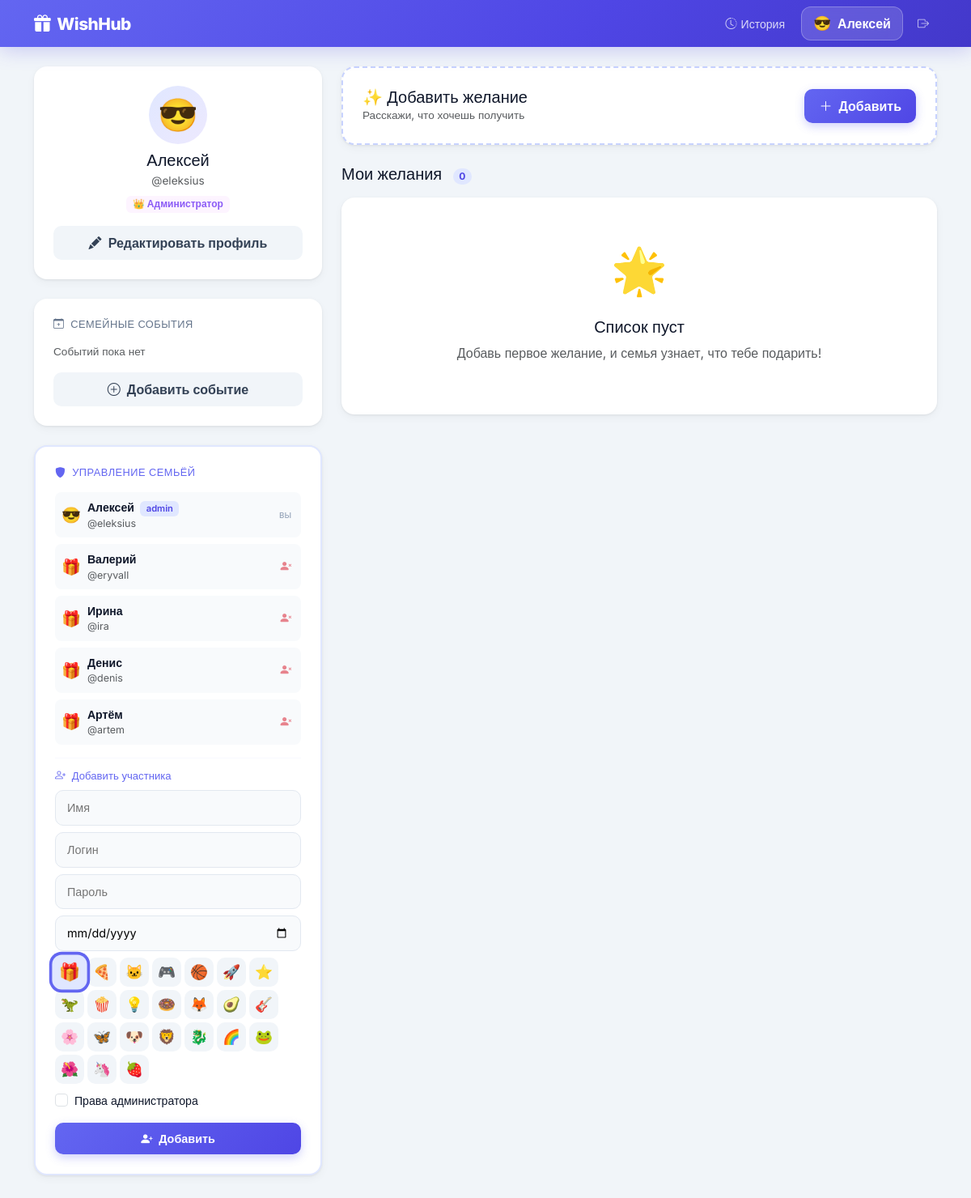
/my_wishlist (signed in), run on an earlier commit of the app's database.
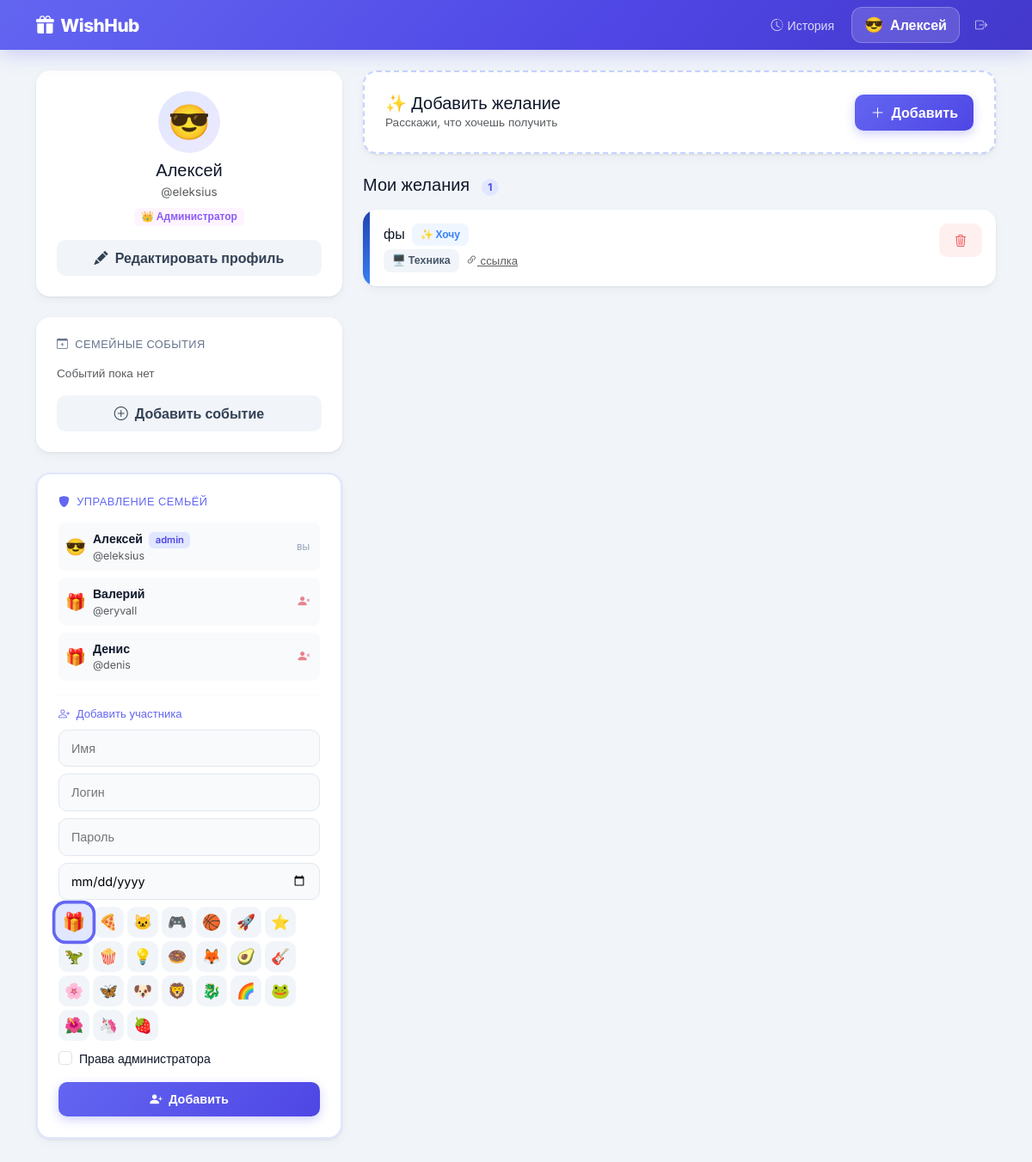
And on a later commit of the database.
### app.py (models this page shows)
class User(UserMixin, db.Model):
    id            = db.Column(db.Integer, primary_key=True)
    username      = db.Column(db.String(50), unique=True, nullable=False)
    password_hash = db.Column(db.String(255), nullable=False)
    name          = db.Column(db.String(50), nullable=False)
    is_admin      = db.Column(db.Boolean, default=False)
    birthday      = db.Column(db.Date, nullable=True)
    emoji         = db.Column(db.String(10), default='🎁')
    wishes        = db.relationship('WishItem', backref='owner', lazy=True, foreign_keys='WishItem.user_id')

class WishItem(db.Model):
    id           = db.Column(db.Integer, primary_key=True)
    title        = db.Column(db.String(100), nullable=False)
    description  = db.Column(db.Text, nullable=True)
    link         = db.Column(db.String(500), nullable=True)
    image_url    = db.Column(db.String(500), nullable=True)
    price        = db.Column(db.Float, nullable=True)
    category     = db.Column(db.String(20), default='other')
    priority     = db.Column(db.String(20), default='medium')
    user_id      = db.Column(db.Integer, db.ForeignKey('user.id'), nullable=False)
    booked_by_id = db.Column(db.Integer, db.ForeignKey('user.id'), nullable=True)
    is_purchased = db.Column(db.Boolean, default=False)
    purchased_at = db.Column(db.DateTime, nullable=True)
    created_at   = db.Column(db.DateTime, default=datetime.utcnow)
    booked_by    = db.relationship('User', foreign_keys=[booked_by_id])

### app.py (the view, shortened to what this page needs)
@app.route('/my_wishlist', methods=['GET', 'POST'])
@login_required
def my_wishlist():
    wishes = WishItem.query.filter_by(user_id=current_user.id, is_purchased=False).order_by(WishItem.created_at.desc()).all()
    family_events = FamilyEvent.query.all()
    return render_template('my_wishlist.html', wishes=wishes, emojis=EMOJIS,
                           categories=CATEGORIES, category_map=CATEGORY_MAP,
                           family_events=family_events, event_icons=EVENT_ICONS)

### app.py (called while the page is built)
@login_manager.user_loader
def load_user(user_id):
    return db.session.get(User, int(user_id))

### templates/my_wishlist.html (shortened to what the changed rows need)
{% extends "base.html" %}
{% block content %}
<div class="row g-4">
<div class="col-lg-4">
  <div class="card-w p-4 mb-4">
    <div class="text-center mb-3">
      <div class="d-inline-flex align-items-center justify-content-center rounded-circle mb-2"
           style="width:72px;height:72px;font-size:2.5rem;background:linear-gradient(135deg,#e0e7ff,#ede9fe)">
        {{ current_user.emoji }}
      </div>
      <h5 class="fw-800 mb-0">{{ current_user.name }}</h5>
      <span class="text-muted" style="font-size:.85rem">@{{ current_user.username }}</span>
      {% if current_user.is_admin %}
      <div class="mt-1"><span class="badge" style="background:#fdf4ff;color:#8b5cf6">👑 Администратор</span></div>
      {% endif %}
    </div>
  </div>
  {% if current_user.is_admin %}
  <div class="card-w p-4" style="border:2px solid #e0e7ff">
    {% set all_users = [] %}
    {% for u in ([current_user] + current_user.__class__.query.filter(current_user.__class__.id != current_user.id).all()) %}
    <div class="d-flex align-items-center gap-2 mb-2 p-2 rounded-3" style="background:#f8fafc">
      <span style="font-size:1.2rem">{{ u.emoji }}</span>
      <div class="flex-grow-1" style="min-width:0">
        <div style="font-size:.88rem;font-weight:600;white-space:nowrap;overflow:hidden;text-overflow:ellipsis">
          {{ u.name }}
          {% if u.is_admin %}<span class="badge ms-1" style="background:#e0e7ff;color:#4f46e5;font-size:.7rem;font-weight:600">admin</span>{% endif %}
        </div>
        <div class="text-muted" style="font-size:.78rem">@{{ u.username }}</div>
      </div>
      {% if u.id != current_user.id %}
      <button type="button"
              class="btn p-1 border-0 bg-transparent text-danger"
              style="font-size:.85rem;opacity:.6;line-height:1"
              title="Удалить пользователя"
              onclick="confirmDeleteUser({{ u.id }}, '{{ u.name|e }}')">
        <i class="bi bi-person-x-fill"></i>
      </button>
      {% else %}
      <span style="font-size:.75rem;color:#94a3b8;padding-right:4px">вы</span>
      {% endif %}
    </div>
    {% endfor %}
    <form method="POST" action="{{ url_for('create_user') }}">
      <div class="mb-2">
        <div class="d-flex flex-wrap gap-1">
          {% for em in emojis %}
          <label class="emoji-label" for="ne_{{ loop.index }}" style="width:36px;height:36px;font-size:1.1rem">{{ em }}</label>
          {% endfor %}
        </div>
      </div>
    </form>
  </div>
  {% endif %}
</div>
<div class="col-lg-8">
  <h5 class="fw-800 mb-3">Мои желания
    <span class="badge rounded-pill ms-2 fw-600" style="background:#e0e7ff;color:#4f46e5;font-size:.75rem">{{ wishes|length }}</span>
  </h5>
  {% if wishes %}
  {% for wish in wishes %}
  <div class="card-w mb-3 overflow-hidden wish-item" style="animation: fadeSlideIn .35s ease both; animation-delay: {{ loop.index0 * 0.05 }}s">
    <div class="d-flex">
      {% if wish.image_url %}
      <div style="width:100px;flex-shrink:0;background-image:url('{{ wish.image_url }}');background-size:cover;background-position:center;border-radius:16px 0 0 16px"></div>
      {% else %}
      <div style="width:8px;flex-shrink:0;background:{{ category_map[wish.category].gradient }};border-radius:16px 0 0 16px"></div>
      {% endif %}
      <div class="p-3 flex-grow-1 min-w-0">
        <div class="d-flex justify-content-between align-items-start gap-2">
          <div class="flex-grow-1 min-w-0">
            <div class="d-flex align-items-center gap-2 flex-wrap mb-1">
              <h6 class="fw-700 mb-0 text-truncate">{{ wish.title }}</h6>
              {% if wish.priority == 'high' %}<span class="badge-priority prio-high">🔥 Очень хочу</span>
              {% elif wish.priority == 'low' %}<span class="badge-priority prio-low">💭 Не срочно</span>
              {% else %}<span class="badge-priority prio-medium">✨ Хочу</span>{% endif %}
            </div>
            <div class="d-flex align-items-center gap-2 flex-wrap">
              <span class="cat-chip">{{ category_map[wish.category].emoji }} {{ category_map[wish.category].label }}</span>
              {% if wish.link %}<a href="{{ wish.link }}" target="_blank" class="text-muted" style="font-size:.82rem"><i class="bi bi-link-45deg"></i> ссылка</a>{% endif %}
            </div>
          </div>
          <button class="btn btn-w btn-w-danger btn-sm flex-shrink-0 btn-delete-wish"
                  data-id="{{ wish.id }}"
                  data-title="{{ wish.title }}"
                  data-action="{{ url_for('delete_wish', item_id=wish.id) }}"
                  title="Удалить">
            <i class="bi bi-trash3"></i>
          </button>
        </div>
      </div>
    </div>
  </div>
  {% endfor %}
  {% else %}
  <div class="text-center py-5 card-w">
    <div style="font-size:3.5rem">🌟</div>
    <h5 class="fw-700 mt-3">Список пуст</h5>
    <p class="text-muted">Добавь первое желание, и семья узнает, что тебе подарить!</p>
  </div>
  {% endif %}
</div>
</div>
{% endblock %}

### templates/base.html (shortened to what this page needs)
<!DOCTYPE html>
<html lang="ru">
<head>
<link href="https://cdn.jsdelivr.net/npm/bootstrap@5.3.0/dist/css/bootstrap.min.css" rel="stylesheet">
<link href="https://cdn.jsdelivr.net/npm/bootstrap-icons@1.11.3/font/bootstrap-icons.min.css" rel="stylesheet">
</head>
<body>
<nav class="navbar navbar-expand-lg navbar-custom py-2 mb-4">
  <div class="container">
    <a class="navbar-brand text-white d-flex align-items-center gap-2" href="{{ url_for('index') }}">
      <i class="bi bi-gift-fill"></i> WishHub
    </a>
    {% if current_user.is_authenticated %}
    <div class="d-flex align-items-center gap-2 ms-auto flex-wrap">
      <a href="{{ url_for('history') }}" class="nav-history-btn">
        <i class="bi bi-clock-history"></i><span class="d-none d-sm-inline">История</span>
      </a>
      <a href="{{ url_for('my_wishlist') }}" class="nav-user-btn">
        <span style="font-size:1.1rem">{{ current_user.emoji }}</span>
        <span>{{ current_user.name }}</span>
      </a>
      <form method="POST" action="{{ url_for('logout') }}" class="m-0">
        <button type="submit" class="nav-link-logout border-0 bg-transparent cursor-pointer">
          <i class="bi bi-box-arrow-right"></i>
        </button>
      </form>
    </div>
    {% endif %}
  </div>
</nav>
<div class="container pb-5">
  {% block content %}{% endblock %}
</div>
</body>
</html>

What changed in the data, as far as the page shows it:
removed User: emoji "🎁", name "Ирина", username "ira"
removed User: emoji "🎁", name "Артём", username "artem"
added WishItem: title "фы", priority "✨ Хочу", category "🖥️", category "Техника"
Also different on the page:
{{ wishes|length }}: "0" → "1"
text no longer shown: "🌟 Список пуст Добавь первое желание, и семья узнает, что тебе подарить!"
